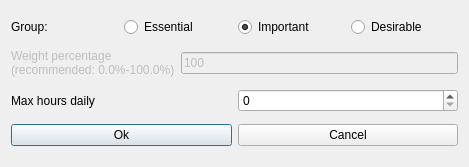
<?xml version="1.0" encoding="UTF-8"?>
<ui version="4.0">
 <class>ModifyConstraintTeachersMaxHoursDailyForm_template</class>
 <widget class="QDialog" name="ModifyConstraintTeachersMaxHoursDailyForm_template">
  <property name="geometry">
   <rect>
    <x>0</x>
    <y>0</y>
    <width>469</width>
    <height>167</height>
   </rect>
  </property>
  <property name="windowTitle">
   <string extracomment="This is the title of the dialog to modify a constraint of this type">Modify teachers max hours daily</string>
  </property>
  <layout class="QVBoxLayout" name="verticalLayout">
   <item>
    <layout class="QHBoxLayout" name="horizontalLayout_4">
     <item>
      <widget class="QLabel" name="groupTextLabel">
       <property name="text">
        <string>Group:</string>
       </property>
      </widget>
     </item>
     <item>
      <widget class="QRadioButton" name="essentialRadioButton">
       <property name="text">
        <string>Essential</string>
       </property>
      </widget>
     </item>
     <item>
      <widget class="QRadioButton" name="importantRadioButton">
       <property name="text">
        <string>Important</string>
       </property>
       <property name="checked">
        <bool>true</bool>
       </property>
      </widget>
     </item>
     <item>
      <widget class="QRadioButton" name="desirableRadioButton">
       <property name="text">
        <string>Desirable</string>
       </property>
      </widget>
     </item>
    </layout>
   </item>
   <item>
    <layout class="QHBoxLayout" name="horizontalLayout_3">
     <item>
      <widget class="QLabel" name="weightTextLabel">
       <property name="enabled">
        <bool>false</bool>
       </property>
       <property name="frameShape">
        <enum>QFrame::NoFrame</enum>
       </property>
       <property name="frameShadow">
        <enum>QFrame::Plain</enum>
       </property>
       <property name="text">
        <string>Weight percentage
(recommended: 0.0%-100.0%)</string>
       </property>
       <property name="wordWrap">
        <bool>false</bool>
       </property>
      </widget>
     </item>
     <item>
      <widget class="QLineEdit" name="weightLineEdit">
       <property name="enabled">
        <bool>false</bool>
       </property>
       <property name="text">
        <string notr="true">100</string>
       </property>
      </widget>
     </item>
    </layout>
   </item>
   <item>
    <layout class="QHBoxLayout" name="horizontalLayout_2">
     <item>
      <widget class="QLabel" name="maxHoursTextLabel">
       <property name="frameShape">
        <enum>QFrame::NoFrame</enum>
       </property>
       <property name="frameShadow">
        <enum>QFrame::Plain</enum>
       </property>
       <property name="text">
        <string>Max hours daily</string>
       </property>
       <property name="wordWrap">
        <bool>false</bool>
       </property>
      </widget>
     </item>
     <item>
      <widget class="QSpinBox" name="maxHoursSpinBox"/>
     </item>
    </layout>
   </item>
   <item>
    <layout class="QHBoxLayout" name="horizontalLayout">
     <item>
      <widget class="QPushButton" name="okPushButton">
       <property name="text">
        <string>Ok</string>
       </property>
      </widget>
     </item>
     <item>
      <widget class="QPushButton" name="cancelPushButton">
       <property name="text">
        <string>Cancel</string>
       </property>
      </widget>
     </item>
    </layout>
   </item>
  </layout>
 </widget>
 <layoutdefault spacing="6" margin="11"/>
 <resources/>
 <connections/>
</ui>
